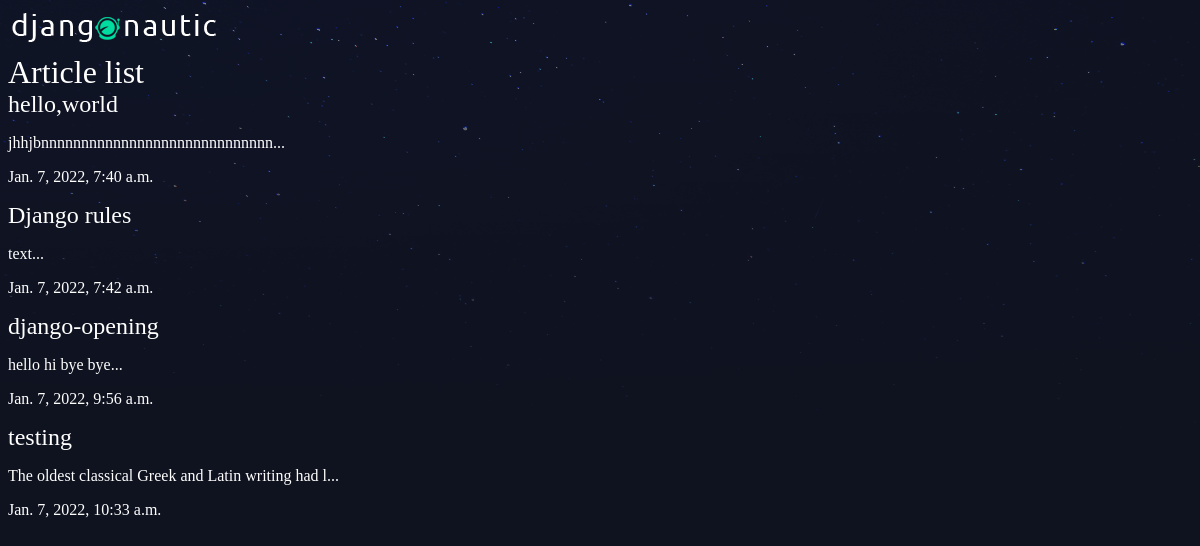
The app's page /articles/ with its own data.
### articles/models.py (models this page shows, shortened)
class Article(models.Model):
    title = models.CharField(max_length=100)
    slug =models.SlugField()
    body = models.TextField()
    date=models.DateTimeField(auto_now_add=True)
    thumb = models.ImageField(default='default.png',blank=True)
    def snippet(self):
        return self.body[:50] + "..."

### articles/views.py (the view)
# urls.py: path('',views.article_list,name="list"),
def article_list(request):
    articles=Article.objects.all().order_by('date')
    return render(request,'articles/article_list.html',{'articles':articles})

### articles/templates/articles/article_list.html
{% extends 'base_layout.html' %}
{% block content %}
    <h1>Article list</h1>
    <div class="articles">
        {%for article in articles %}
        <div class="article">
               <h2><a href="{% url 'articles:detail' slug=article.slug %}">{{article.title}}</a></h2>
               <p>{{article.snippet}}</p>
               <p>{{article.date}}</p>
        </div>
        {% endfor %}
    </div>
{% endblock %}

### assets/styles.css (style rules this page uses)
body { background-color: #0f121f; background-image: url("/static/stars.png"); background-repeat: no-repeat; color: #fff; }
body * { font-family: Ubuntu; }
h1, h2, h3, h4, h5 { font-weight: normal; margin: 0; }
a, a:hover, a:visited { color: #fff; text-decoration: none; }

### records on screen
Article: title "hello,world", snippet "jhhjbnnnnnnnnnnnnnnnnnnnnnnnnnnnnn...", date "Jan. 7, 2022, 7:40 a.m."
Article: title "Django rules", snippet "text...", date "Jan. 7, 2022, 7:42 a.m."
Article: title "django-opening", snippet "hello hi bye bye...", date "Jan. 7, 2022, 9:56 a.m."
Article: title "testing", snippet "The oldest classical Greek and Latin writing had l...", date "Jan. 7, 2022, 10:33 a.m."
